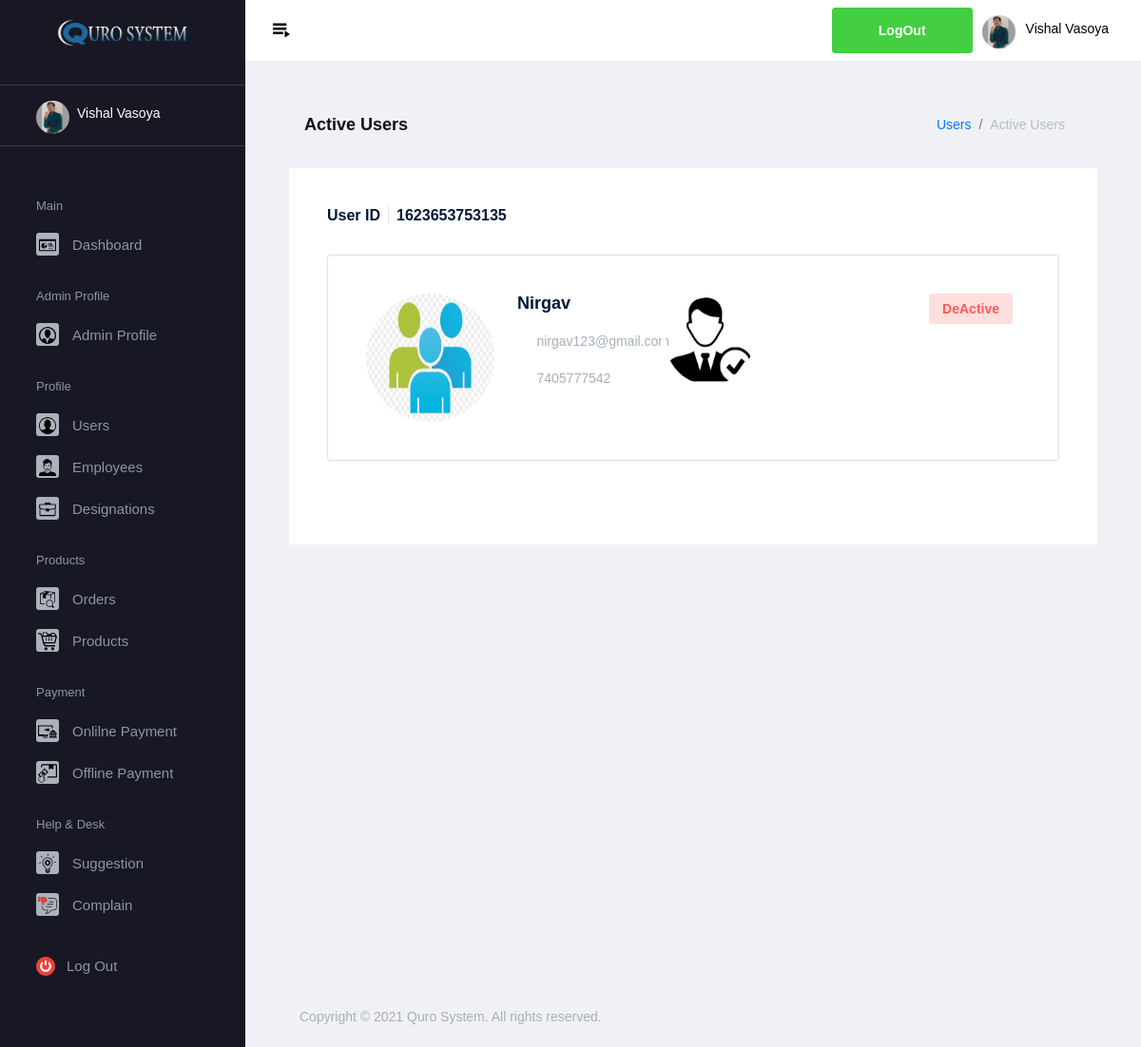
The page /qrsystem/admin/deactive_user.php (signed in) on the database its author committed.
### tables this page shows
CREATE TABLE `user_register` (
  `uid` varchar(50) NOT NULL,
  `uname` varchar(50) NOT NULL,
  `uemail` varchar(50) NOT NULL,
  `umno` varchar(15) NOT NULL,
  `upass` varchar(50) NOT NULL,
  `gender` varchar(10) NOT NULL,
  `uimg` varchar(100) NOT NULL,
  `account_status` varchar(50) NOT NULL,
  `stamp` timestamp NOT NULL DEFAULT current_timestamp()
);

### qrsystem/admin/deactive_user.php (the view, shortened to what this page needs)
<?php
include "../../conn.php";
?>
<!DOCTYPE html>
<html lang="en">
<head>
    <link rel="stylesheet" href="../../assets/vendors/mdi/css/materialdesignicons.min.css">
    <link rel="stylesheet" href="../../assets/vendors/flag-icon-css/css/flag-icon.min.css">
    <link rel="stylesheet" href="../../assets/vendors/css/vendor.bundle.base.css">
    <link rel="stylesheet" href="../../assets/css/demo_1/style.css">
<link rel="stylesheet" href="https://cdnjs.cloudflare.com/ajax/libs/limonte-sweetalert2/6.6.5/sweetalert2.min.css">
  </head>
  <body>
    <div class="container-scroller">
      <?php
    if(isset($_SESSION['aname']) && isset($_SESSION['aid']) && isset($_SESSION['aemail']) && isset($_SESSION['aimg']))
    {
        include "themes/header.php";
    }
    else
    {
        header("location:../../login.php");
    }
    ?>
      <div class="container-fluid page-body-wrapper">
        <?php
    if(isset($_SESSION['aname']) && isset($_SESSION['aid']) && isset($_SESSION['aemail']) && isset($_SESSION['aimg']))
    {
        include "themes/sidebar.php";
    }
    else
    {
        header("location:../../login.php");
    }
    ?>
       <div class="main-panel">
          <div class="content-wrapper">
          <div class="page-header">
                        <h3 class="page-title">Active Users</h3>
                        <nav aria-label="breadcrumb">
                            <ol class="breadcrumb">
                                <li class="breadcrumb-item"><a href="#">Users</a></li>
                                <li class="breadcrumb-item active" aria-current="page">Active Users</li>
                            </ol>
                        </nav>
                    </div>
            <div class="row">
    <?php
    $q1="select * from user_register where account_status='0'";
    if($r1=mysqli_query($conn,$q1))
    {
      while($num=mysqli_fetch_assoc($r1))
      {
        echo '<div class="col-md-12">
        <div class="card">
          <div class="card-body">
            <div class="d-flex mb-4 text-dark">
              <h5 class="mr-2 font-weight-semibold border-right pr-2 mr-2">User ID</h5>
              <h5 class="font-weight-semibold">'.$num['uid'].'</h5>
            </div>
            <div class="row">
              <div class="col-md-12 mb-5">
                <div class="card rounded shadow-none border">
                  <div class="card-body">
                    <div class="row">
                      <div class="col-md-4 d-xl-flex">
                        <div class="user-avatar mb-auto">
                          <img src="../../images/user/profile/'.$num['uimg'].'" alt="profile image" style="height:135px;width:135px;border-radius: 50%;" class="profile-img img-lg rounded-circle">
                        </div>
                        <div class="wrapper pl-0 pl-xl-4">
                          <div class="wrapper d-flex align-items-center">
                            <h4 class="mb-0 font-weight-medium text-dark">'.$num['uname'].'</h4>
                           </div>
                           <br>
                          <div class="wrapper d-flex align-items-center font-weight-medium text-muted">
                            <i class="mdi mdi-map-marker-outline mr-2"></i>
                            <p class="mb-0 text-muted">'.$num['uemail'].'</p>
                          </div>
                          <br>
                          <div class="wrapper d-flex align-items-center font-weight-medium text-muted">
                          <i class="mdi mdi-map-marker-outline mr-2"></i>
                          <p class="mb-0 text-muted">'.$num['umno'].'</p>
                        </div>
                        </div>
                      </div>
                      <div class="col-md-5">
                      <div class="image-grouped ml-auto">&nbsp;&nbsp;&nbsp;&nbsp;&nbsp;&nbsp;&nbsp;&nbsp;&nbsp;&nbsp;&nbsp;&nbsp;&nbsp;&nbsp;&nbsp;&nbsp;&nbsp;
                      ';
                      if($num['gender']=='Male')
                      {
                        echo ' <img src="../../images/user/male.png" title="Male" alt="User Gender" style="height:100px;width:100px;border-radius:50%" class="profile-img img-lg rounded-circle"></a>&nbsp;&nbsp;&nbsp;&nbsp;&nbsp;&nbsp;&nbsp;';
                      }
                      else
                      {
                        echo '<img src="../../images/user/male.png" title="Male" alt="User Gender" style="height:100px;width:100px;border-radius:50%" class="profile-img img-lg rounded-circle"></a>&nbsp;&nbsp;&nbsp;&nbsp;&nbsp;&nbsp;&nbsp;';
                      }
                      echo '
                        </div>
                      </div>
                      <div class="col-md-3">
                        <div class="wrapper d-flex justify-content-end">
                        <form method="post">
                        <input type="hidden" name="uid" value="'.$num['uid'].'">
                        ';
                        if($num['account_status']=="1" || $num['account_status']=="11")
                        {
                          echo '<button type="submit" name="active" class="btn btn-sm btn-inverse-success mr-2">Active</button>';
                        }
                        else
                        {
                          echo '<button type="submit" name="deactive" class="btn btn-sm btn-inverse-danger mr-2">DeActive</button>';
                        }
                        echo '
                        </form>
                          </div>
                      </div>
                    </div>
                  </div>
                </div>
              </div>
            </div>
          </div>
        </div>
      </div>';
      }
    }
    ?>
            </div>
          </div>
          <?php include "../../footer.php"; ?>
        </div>
      </div>
    </div>
  </body>
</html>

### rows shown on the page
user_register: uid "1623653753135", uimg (picture), uname "Nirgav", uemail "nirgav123@gmail.com", umno "7405777542", account_status "DeActive"

### other values the page prints
$_SESSION['aname'] "Vishal Vasoya"
